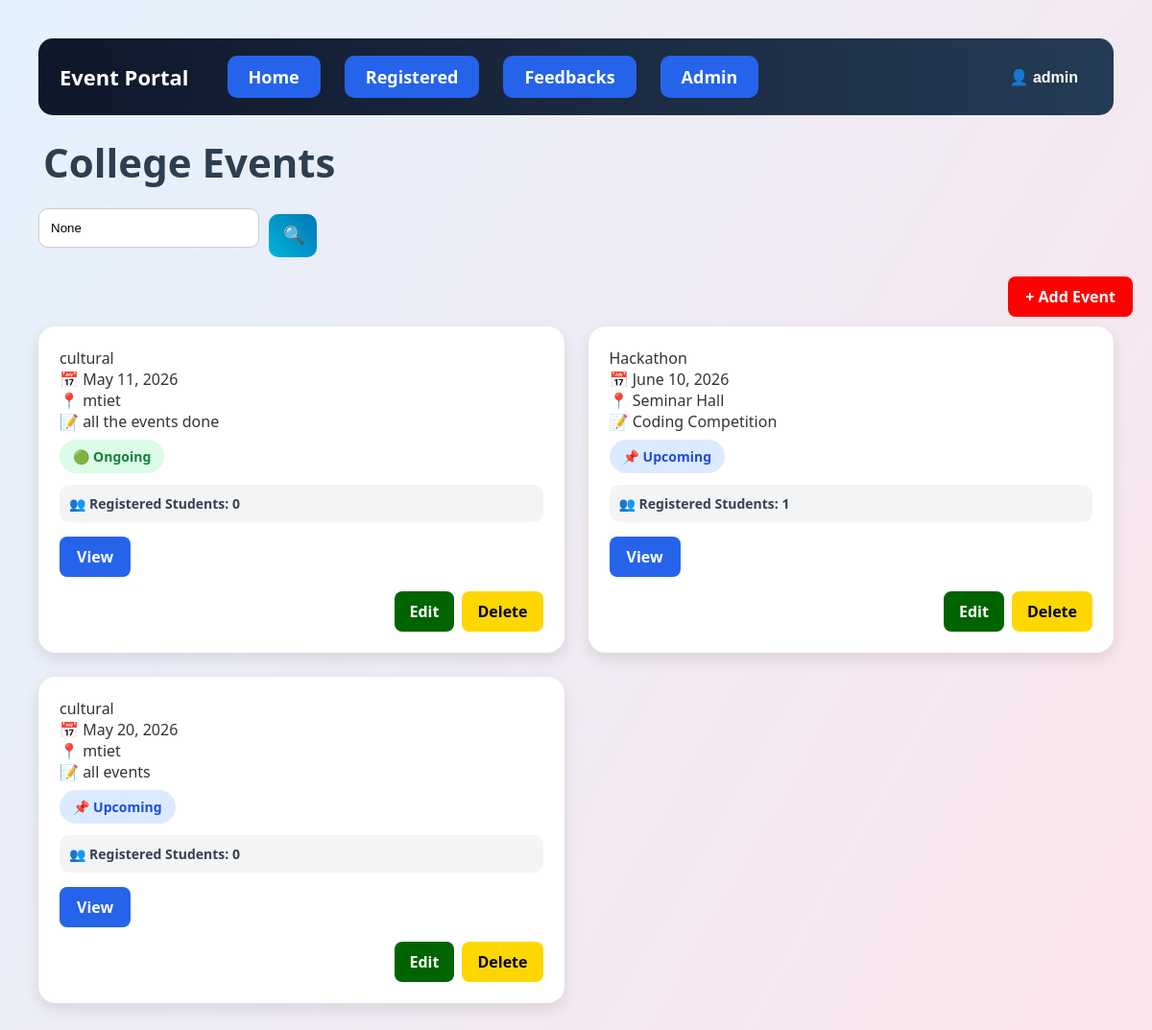
The app's page / (signed in) with its own data.
### events/models.py (models this page shows, shortened)
class Event(models.Model):
    STATUS_CHOICES = (
        ('Upcoming', 'Upcoming'),
        ('Ongoing', 'Ongoing'),
        ('Completed', 'Completed'),
    )
    name = models.CharField(max_length=100)
    date = models.DateField()
    location = models.CharField(max_length=100)
    description = models.TextField()
    status = models.CharField(
        max_length=20,
        choices=STATUS_CHOICES,
        default='Upcoming'
    )

### events/views.py (the view, shortened to what this page needs)
# urls.py: path('', views.event_list, name='home'),
@login_required
def event_list(request):
    query = request.GET.get('q')
    if query:
        events = Event.objects.filter(
            name__icontains=query
        )
    else:
        events = Event.objects.all()
    return render(request, 'events/index.html', {
        'events': events,
        'query': query,
        'is_admin': is_admin(request.user),
        'is_student': is_student(request.user),
    })

### events/views.py (called while the page is built)
def is_admin(user):
    if user.is_superuser:
        return True
    return (
        hasattr(user, 'userprofile')
        and user.userprofile.role == 'admin'
    )

def is_student(user):
    return (
        hasattr(user, 'userprofile')
        and user.userprofile.role == 'student'
    )

### events/templates/events/index.html (shortened to what this page needs)
{% load static %}
<!doctype html>
<html>
  <head>
    <link rel="stylesheet" href="{% static 'events/style.css' %}" />
  </head>
  <body>
    <div class="navbar">
      <div class="logo">Event Portal</div>
      <div class="nav-links">
        <a href="/">Home</a>
        {% if is_admin %}
        <a href="/registered/"> Registered </a>
        <a href="/view-feedback/"> Feedbacks </a>
        <a href="/admin/"> Admin </a>
        {% endif %}
      </div>
      <div class="profile-menu">
        <button class="profile-btn">👤 {{ request.user.username }}</button>
      </div>
    </div>
    <h1 class="main-title">College Events</h1>
    <form method="GET" class="search-bar">
      <input
        type="text"
        name="q"
        placeholder="Search events..."
        value="{{ query }}"
      />
      <button type="submit">🔍</button>
    </form>
    {% if is_admin %}
    <div style="text-align: right; margin-top: 15px; margin-bottom: 20px">
      <a
        href="/add-event/"
        style="
          background: red;
          color: white;
          padding: 10px 18px;
          border-radius: 8px;
          text-decoration: none;
          font-weight: bold;
        "
      >
        + Add Event
      </a>
    </div>
    {% endif %}
    <div class="events-container">
      {% for event in events %}
      <div class="event-card">
        <div class="event-title">{{ event.name }}</div>
        <div class="event-info">📅 {{ event.date }}</div>
        <div class="event-info">📍 {{ event.location }}</div>
        <div class="event-info">📝 {{ event.description }}</div>
        <div class="event-info">
          {% if event.status == "Upcoming" %}
          <span class="status upcoming"> 📌 Upcoming </span>
          {% elif event.status == "Ongoing" %}
          <span class="status ongoing"> 🟢 Ongoing </span>
          {% else %}
          <span class="status completed"> ✅ Completed </span>
          {% endif %}
        </div>
        <div class="register-count">
          👥 Registered Students: {{ event.registration_set.count }}
        </div>
        <a href="/event/{{ event.id }}/" class="view-btn"> View </a>
        {% if is_admin %}
        <div
          style="
            display: flex;
            justify-content: flex-end;
            gap: 8px;
            margin-top: 15px;
          "
        >
          <a
            href="/edit-event/{{ event.id }}/"
            style="
              background: darkgreen;
              color: white;
              padding: 10px 16px;
              border-radius: 8px;
              text-decoration: none;
              font-weight: bold;
            "
          >
            Edit
          </a>
          <a
            href="/delete-event/{{ event.id }}/"
            onclick="
              return confirm('Are you sure you want to delete this event?');
            "
            style="
              background: gold;
              color: black;
              padding: 10px 16px;
              border-radius: 8px;
              text-decoration: none;
              font-weight: bold;
            "
          >
            Delete
          </a>
        </div>
        {% endif %}
      </div>
      {% empty %}
      <div class="event-card">
        <div class="event-info">No events available</div>
      </div>
      {% endfor %}
    </div>
  </body>
</html>

### events/static/events/style.css (style rules this page uses)
* { margin: 0; padding: 0; box-sizing: border-box; }
body { font-family: "Segoe UI", sans-serif; background: linear-gradient(120deg, #e3f2fd, #fce4ec); color: #333; padding: 20px; }
.navbar { display: flex; align-items: center; background: linear-gradient(90deg, #0f172a, #243b55); padding: 18px 22px; border-radius: 15px; margin: 20px; gap: 40px; }
.logo { font-size: 22px; font-weight: bold; color: white; }
.nav-links { display: flex; gap: 25px; }
.nav-links a { background: #2563eb; color: white; text-decoration: none; padding: 10px 22px; border-radius: 10px; font-size: 18px; font-weight: bold; transition: 0.3s; }
.main-title { text-align: left; margin-left: 25px; margin-top: 20px; margin-bottom: 20px; font-size: 42px; color: #2c3e50; }
.search-bar { display: flex; align-items: center; gap: 10px; width: 25%; margin-left: 20px; margin-bottom: 25px; }
.search-bar input { width: 100%; padding: 10px; border-radius: 10px; border: 1px solid #ccc; outline: none; }
.search-bar button { width: 50px; height: 45px; border: none; border-radius: 10px; background: linear-gradient(45deg, #00b4d8, #0077b6); color: white; cursor: pointer; font-size: 18px; }
.events-container { display: grid; grid-template-columns: repeat(2, 1fr); gap: 25px; padding: 0 20px 30px; }
.event-card { background: white; padding: 22px; border-radius: 18px; box-shadow: 0 6px 16px rgba(0, 0, 0, 0.1); transition: 0.3s ease; height: 100%; }
form { margin-top: 15px; }
input[type="text"], input[type="date"], textarea, select { width: 100%; padding: 12px; margin-bottom: 15px; border-radius: 10px; border: 1px solid #ccc; outline: none; }
button { padding: 10px 15px; border: none; border-radius: 8px; background: linear-gradient(45deg, #00b4d8, #0077b6); color: white; cursor: pointer; transition: 0.3s; }
.status { display: inline-block; padding: 8px 14px; border-radius: 20px; font-size: 14px; font-weight: bold; margin-top: 8px; }
.upcoming { background: #dbeafe; color: #1d4ed8; }
.ongoing { background: #dcfce7; color: #15803d; }
.register-count { margin-top: 12px; background: #f3f4f6; padding: 10px; border-radius: 10px; font-size: 14px; font-weight: bold; color: #374151; }
.view-btn { display: inline-block; margin-top: 15px; background: #2563eb; color: white; padding: 10px 18px; border-radius: 8px; text-decoration: none; font-weight: bold; }
.profile-menu { position: relative; margin-left: auto; }
.profile-btn { background: transparent; border: none; color: white; font-size: 16px; font-weight: bold; cursor: pointer; }

### records on screen
Event: name "cultural", date "May 11, 2026", location "mtiet", description "all the events done", status "🟢 Ongoing", registration_set.count "0"
Event: name "Hackathon", date "June 10, 2026", location "Seminar Hall", description "Coding Competition", status "📌 Upcoming", registration_set.count "1"
Event: name "cultural", date "May 20, 2026", location "mtiet", description "all events", status "📌 Upcoming", registration_set.count "0"

### other values on screen
{{ request.user.username }} "admin"
